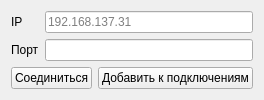
        <widget class="QWidget" name="connectionTCPTab">
         <attribute name="title">
          <string>TCP (RNDIS)</string>
         </attribute>
         <layout class="QVBoxLayout" name="verticalLayout_38">
          <item>
           <layout class="QFormLayout" name="formLayout_3">
            <item row="0" column="0">
             <widget class="QLabel" name="label_21">
              <property name="text">
               <string>IP</string>
              </property>
             </widget>
            </item>
            <item row="0" column="1">
             <widget class="QLineEdit" name="connectionTCPIPLineEdit">
              <property name="inputMask">
               <string/>
              </property>
              <property name="placeholderText">
               <string>192.168.137.31</string>
              </property>
             </widget>
            </item>
            <item row="1" column="0">
             <widget class="QLabel" name="label_22">
              <property name="text">
               <string>Порт</string>
              </property>
             </widget>
            </item>
            <item row="1" column="1">
             <widget class="QLineEdit" name="connectionTCPPortLineEdit">
              <property name="inputMask">
               <string/>
              </property>
             </widget>
            </item>
           </layout>
          </item>
          <item>
           <layout class="QHBoxLayout" name="horizontalLayout_43">
            <item>
             <widget class="QPushButton" name="connectionTCPConnectPushButton">
              <property name="text">
               <string>Соединиться</string>
              </property>
             </widget>
            </item>
            <item>
             <widget class="QPushButton" name="connectionTCPAddConnectionPushButton">
              <property name="text">
               <string>Добавить к подключениям</string>
              </property>
             </widget>
            </item>
           </layout>
          </item>
         </layout>
        </widget>
